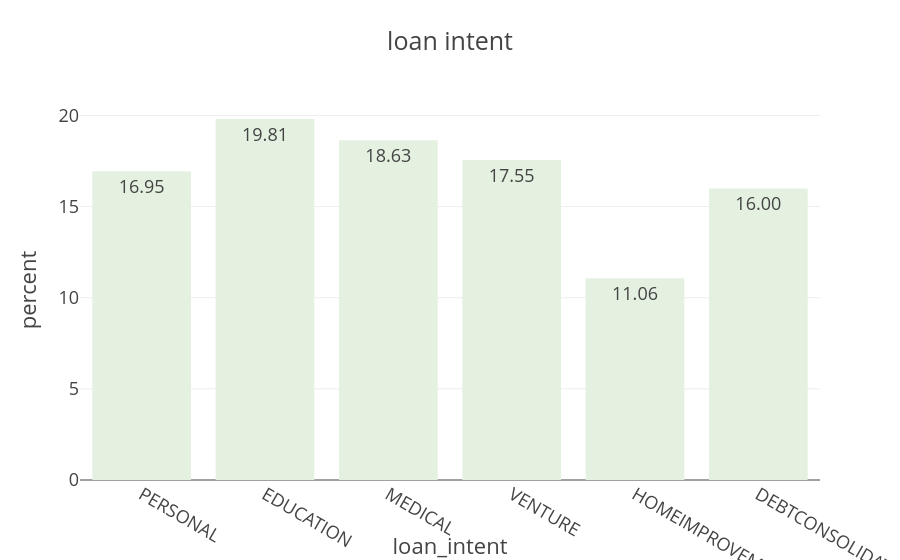

This figure's notebook cell:
### Markdown cell above
**Observations: Loan Grade A and B comprises of 65.2% of total**

### Code cell
fig=px.histogram(data, x = 'loan_intent',histnorm = 'percent', text_auto = '.2f',template = 'presentation', title = 'loan intent',color_discrete_sequence=px.colors.sequential.Mint)
fig.update_layout()
fig.show()

### Figure 1 — Plotly figure (JSON) as saved in the notebook; plotly's stock layout.template omitted (floating-point values rounded to 4 significant figures; data arrays with more than 128 entries replaced by an {"elided": "..."} marker saying what was removed)
{"data": [{"alignmentgroup": "True", "bingroup": "x", "histnorm": "percent", "hovertemplate": "loan_intent=%{x}<br>percent=%{y}<extra></extra>", "legendgroup": "", "marker": {"color": "rgb(228, 241, 225)", "pattern": {"shape": ""}}, "name": "", "offsetgroup": "", "orientation": "v", "showlegend": false, "texttemplate": "%{value:.2f}", "type": "histogram", "x": {"elided": "32581 str values"}, "xaxis": "x", "yaxis": "y"}], "layout": {"barmode": "relative", "legend": {"tracegroupgap": 0}, "title": {"text": "loan intent"}, "xaxis": {"anchor": "y", "domain": [0, 1], "title": {"text": "loan_intent"}}, "yaxis": {"anchor": "x", "domain": [0, 1], "title": {"text": "percent"}}}}
